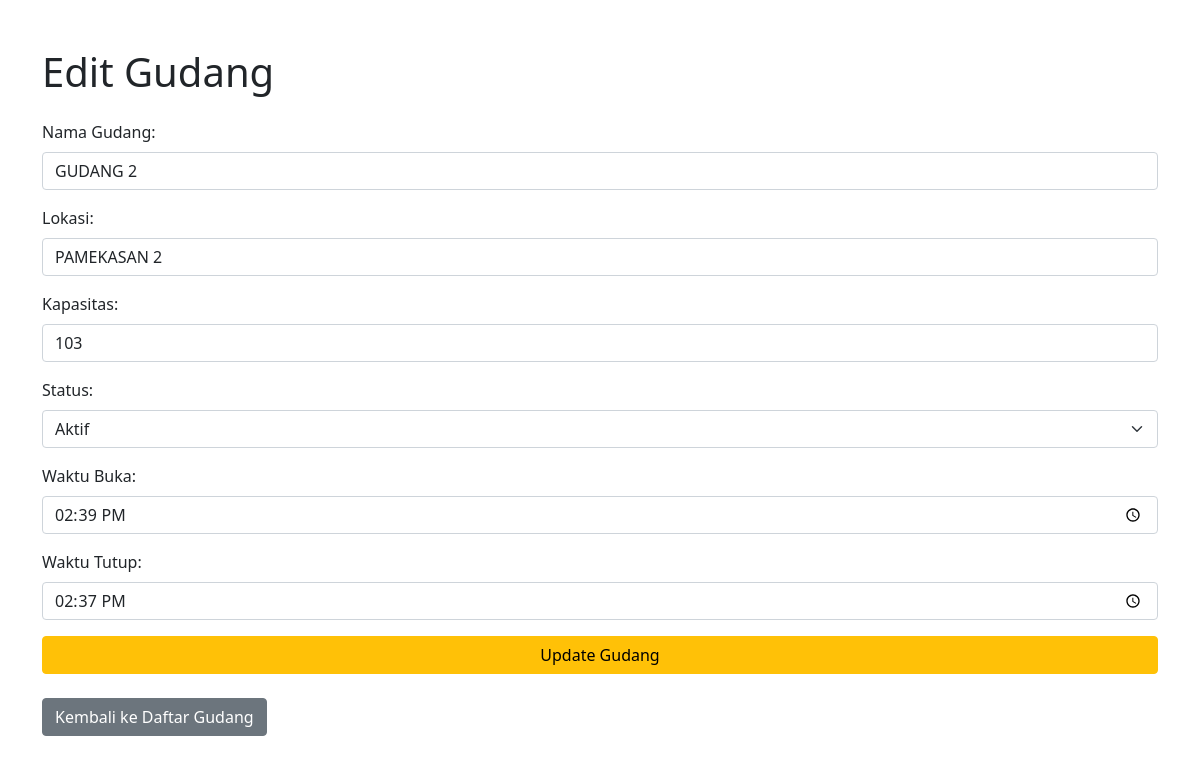
Page /view-edit.php?id=5 on the committed database.
### tables this page shows
CREATE TABLE `gudang` (
  `id` int(11) NOT NULL,
  `name` varchar(255) NOT NULL,
  `location` varchar(255) NOT NULL,
  `capacity` int(11) NOT NULL,
  `status` enum('Aktif','Tidak Aktif','Dalam Perbaikan') DEFAULT NULL,
  `opening_hour` time DEFAULT NULL,
  `closing_hour` time DEFAULT NULL
);

### gudang.php (called while the page is built, shortened)
<?php
class Gudang {
    private $database;
    public function __construct($database){
        $this->database = $database;
    }
    public function show($id) {
        $query = "SELECT * FROM gudang WHERE id = ?";
        $stmt = $this->database->prepare($query);
        $stmt->bindParam(1, $id);
        $stmt->execute();
        $row = $stmt->fetch(PDO::FETCH_ASSOC);
        if($row) {
            $this->name = $row['name'];
            $this->location = $row['location'];
            $this->capacity = $row['capacity'];
            $this->status = $row['status'];
            $this->opening_hour = $row['opening_hour'];
            $this->closing_hour = $row['closing_hour'];
            return true;
        }
        return false;
    }
}
?>

### view-edit.php (the view, shortened to what this page needs)
<?php
require_once 'database.php';
require_once 'gudang.php';
$database = new Database();
$db = $database->getConnection();
$gudang = new Gudang($db);
$gudang->id = isset($_GET['id']) ? $_GET['id'] : die('error : ID tidak ditemukan.');
if ($_SERVER['REQUEST_METHOD'] == 'POST') {
    $gudang->name = $_POST['name'];
    $gudang->location = $_POST['location'];
    $gudang->capacity = $_POST['capacity'];
    $gudang->status = $_POST['status'];
    $gudang->opening_hour = $_POST['opening_hour'];
    $gudang->closing_hour = $_POST['closing_hour'];
    if ($gudang->update()) {
        header('Location: index.php');
        exit();
    } else {
        echo "gagal update";
    }
} else {
    $stmt = $gudang->show($gudang->id);
}
?>
<!DOCTYPE html>
<html lang="id">
<head>
    <link href="https://cdn.jsdelivr.net/npm/bootstrap@5.1.3/dist/css/bootstrap.min.css" rel="stylesheet">
</head>
<body>
    <div class="container mt-5">
        <h1 class="mb-4">Edit Gudang</h1>
        <form action="<?php echo htmlspecialchars($_SERVER["PHP_SELF"] . "?id=" . $gudang->id); ?>" method="POST">
            <div class="mb-3">
                <label for="name" class="form-label">Nama Gudang:</label>
                <input type="text" class="form-control" name="name" id="name" value="<?php echo htmlspecialchars($gudang->name); ?>" required>
            </div>
            <div class="mb-3">
                <label for="location" class="form-label">Lokasi:</label>
                <input type="text" class="form-control" name="location" id="location" value="<?php echo htmlspecialchars($gudang->location); ?>" required>
            </div>
            <div class="mb-3">
                <label for="capacity" class="form-label">Kapasitas:</label>
                <input type="number" class="form-control" name="capacity" id="capacity" value="<?php echo $gudang->capacity; ?>" required>
            </div>
            <div class="mb-3">
                <label for="status" class="form-label">Status:</label>
                <select class="form-select" name="status" id="status" required>
                    <option value="Aktif" <?php if ($gudang->status == 'Aktif') echo 'selected'; ?>>Aktif</option>
                </select>
            </div>
            <div class="mb-3">
                <label for="opening_hour" class="form-label">Waktu Buka:</label>
                <input type="time" class="form-control" name="opening_hour" id="opening_hour" value="<?php echo htmlspecialchars($gudang->opening_hour); ?>" required>
            </div>
            <div class="mb-3">
                <label for="closing_hour" class="form-label">Waktu Tutup:</label>
                <input type="time" class="form-control" name="closing_hour" id="closing_hour" value="<?php echo htmlspecialchars($gudang->closing_hour); ?>" required>
            </div>
            <button type="submit" class="btn btn-warning w-100">Update Gudang</button>
        </form>
        <br>
        <a href="index.php" class="btn btn-secondary">Kembali ke Daftar Gudang</a>
    </div>
</body>
</html>
<?php
$content = ob_get_clean();
echo $content;
?>

### rows in the picture
gudang: name "GUDANG 2", location "PAMEKASAN 2", capacity "103", status "Aktif", opening_hour "14:39:00", closing_hour "14:37:00"
